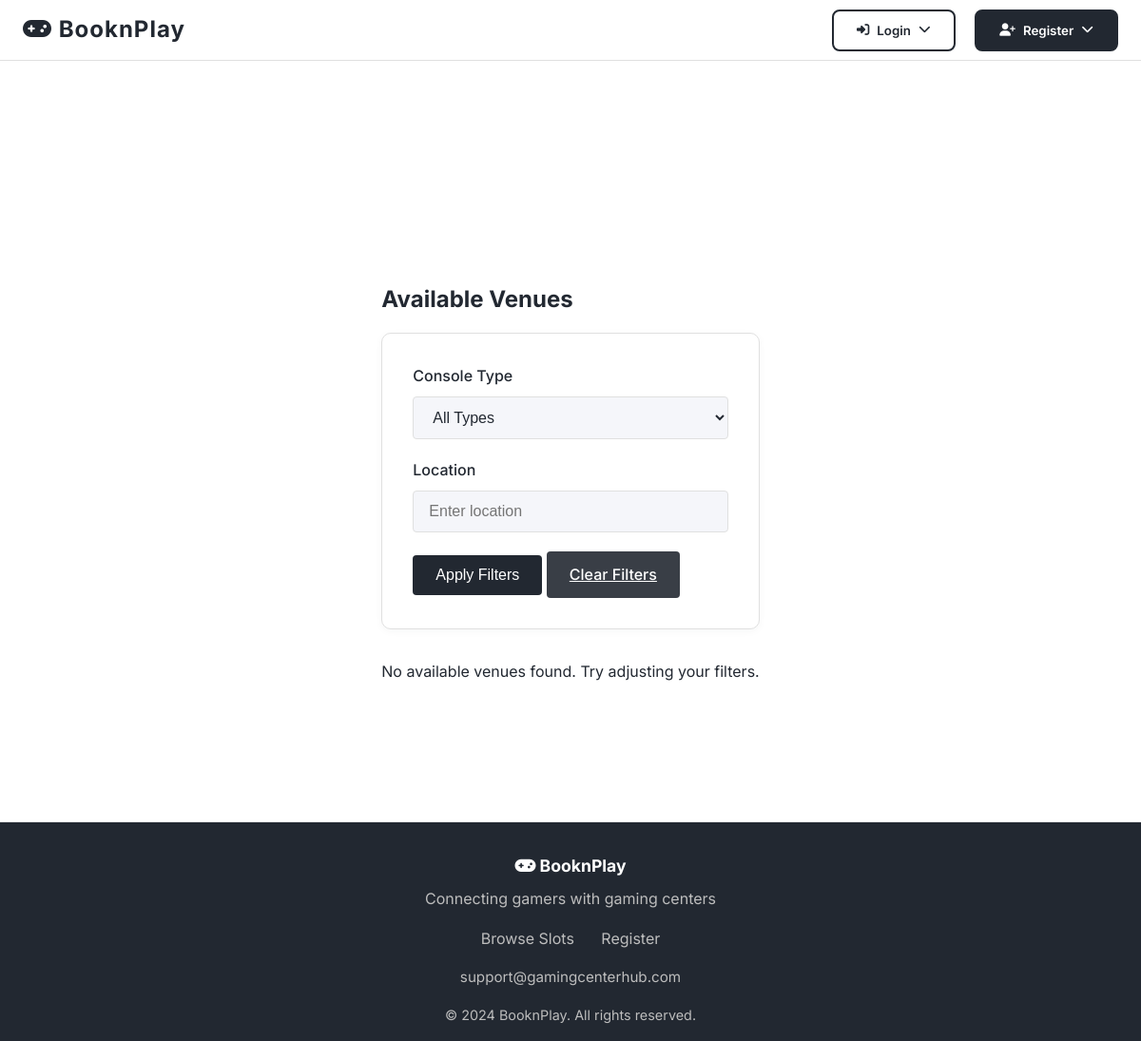
/available_slots, run on an earlier commit of the app's database.
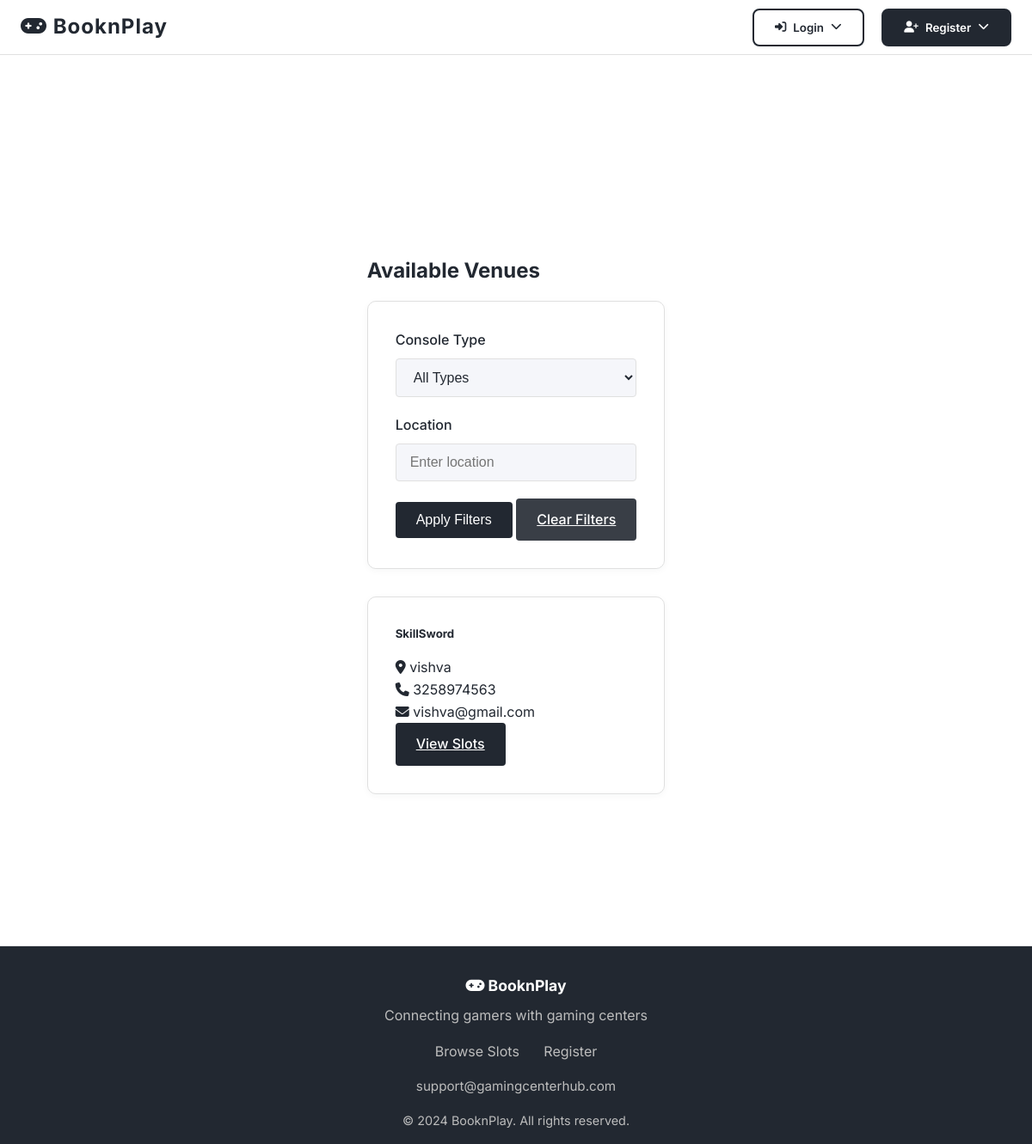
And on a later commit of the database.
### models.py (models this page shows, shortened)
class Owner(UserMixin, db.Model):
    __tablename__ = 'owners'
    id = db.Column(db.Integer, primary_key=True)
    username = db.Column(db.String(80), unique=True, nullable=False)
    email = db.Column(db.String(120), unique=True, nullable=False)
    password_hash = db.Column(db.String(256), nullable=False)
    phone = db.Column(db.String(20), nullable=False)
    gaming_center_name = db.Column(db.String(200), nullable=False)
    address = db.Column(db.Text, nullable=False)
    active = db.Column(db.Boolean, default=True)
    created_at = db.Column(db.DateTime, default=datetime.utcnow)
    latitude = db.Column(db.Float, nullable=True)
    longitude = db.Column(db.Float, nullable=True)
    consoles = db.relationship('Console', backref='owner', lazy=True, cascade='all, delete-orphan')

### routes.py (the view)
@app.route('/available_slots')
def available_slots():
    console_type = request.args.get('console_type', '')
    location = request.args.get('location', '')
    query = Owner.query.join(Console).join(TimeSlot).filter(
        TimeSlot.is_booked == False,
        TimeSlot.start_time > datetime.now(),
        Console.is_available == True
    )
    if console_type:
        query = query.filter(Console.console_type == console_type)
    if location:
        query = query.filter(Owner.address.contains(location))
    query = query.distinct()
    owners = query.all()
    console_types = db.session.query(Console.console_type).distinct().all()
    console_types = [ct[0] for ct in console_types]
    return render_template('available_slots.html',
                         owners=owners,
                         console_types=console_types,
                         current_filters={
                             'console_type': console_type,
                             'location': location
                         })

### templates/available_slots.html (shortened to what this page needs)
{% extends "base.html" %}
{% block content %}
<section class="available-venues" style="padding: 2rem 0;">
    <div class="container">
        <h1 class="text-center mb-4">Available Venues</h1>
        <div class="card mb-4">
            <div class="card-body">
                <form method="get" class="row g-3">
                    <div class="col-md-4">
                            <label for="console_type" class="form-label">Console Type</label>
                        <select name="console_type" id="console_type" class="form-select">
                            <option value="">All Types</option>
                            </select>
                        </div>
                        <div class="col-md-4">
                            <label for="location" class="form-label">Location</label>
                        <input type="text" name="location" id="location" class="form-control" placeholder="Enter location" value="{{ current_filters.location }}">
                        </div>
                    <div class="col-12 text-center">
                        <button type="submit" class="btn btn-primary">Apply Filters</button>
                        <a href="{{ url_for('available_slots') }}" class="btn btn-secondary">Clear Filters</a>
                    </div>
                </form>
                </div>
            </div>
        <div class="row">
            {% if owners %}
                {% for owner in owners %}
                <div class="col-md-6 col-lg-4 mb-4">
                    <div class="card h-100">
                        <div class="card-body">
                            <h5 class="card-title">{{ owner.gaming_center_name }}</h5>
                            <div class="mb-2">
                                <i class="fas fa-map-marker-alt"></i> {{ owner.address }}
                            </div>
                            <div class="mb-2">
                                <i class="fas fa-phone"></i> {{ owner.phone }}
                            </div>
                            <div class="mb-2">
                                <i class="fas fa-envelope"></i> {{ owner.email }}
                            </div>
                            <a href="{{ url_for('center_slots', owner_id=owner.id) }}" class="btn btn-primary w-100">View Slots</a>
                        </div>
                    </div>
                </div>
                {% endfor %}
        {% else %}
                <div class="col-12">
                    <div class="alert alert-info text-center">
                        No available venues found. Try adjusting your filters.
                </div>
            </div>
        {% endif %}
    </div>
</div>
</section>
{% endblock %}

What changed in the data, as far as the page shows it:
now on this page (row edited): Owner: gaming_center_name "SkillSword", address "vishva", phone "3258974563", email "vishva@gmail.com"
Also different on the page:
text no longer shown: "No available venues found. Try adjusting your filters."
